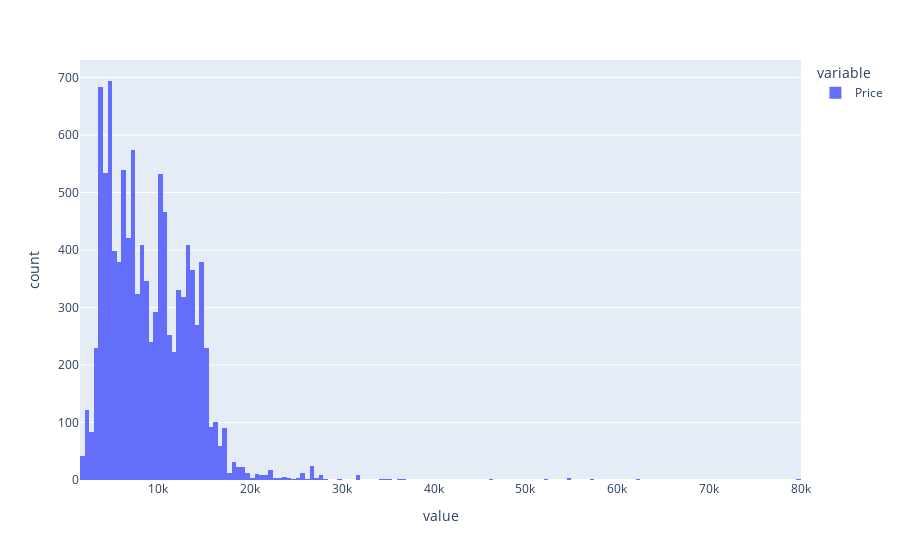

Notebook code cell kept with this figure:
### Code cell
fig = px.histogram(train.Price)
fig.show()

### Figure 1 — Plotly figure (JSON) as saved in the notebook; plotly's stock layout.template omitted (floating-point values rounded to 4 significant figures; data arrays with more than 128 entries replaced by an {"elided": "..."} marker saying what was removed)
{"data": [{"alignmentgroup": "True", "bingroup": "x", "hovertemplate": "variable=Price<br>value=%{x}<br>count=%{y}<extra></extra>", "legendgroup": "Price", "marker": {"color": "#636efa", "pattern": {"shape": ""}}, "name": "Price", "offsetgroup": "Price", "orientation": "v", "showlegend": true, "type": "histogram", "x": {"elided": "10682 int values"}, "xaxis": "x", "yaxis": "y"}], "layout": {"barmode": "relative", "legend": {"title": {"text": "variable"}, "tracegroupgap": 0}, "margin": {"t": 60}, "xaxis": {"anchor": "y", "domain": [0, 1], "title": {"text": "value"}}, "yaxis": {"anchor": "x", "domain": [0, 1], "title": {"text": "count"}}}}
